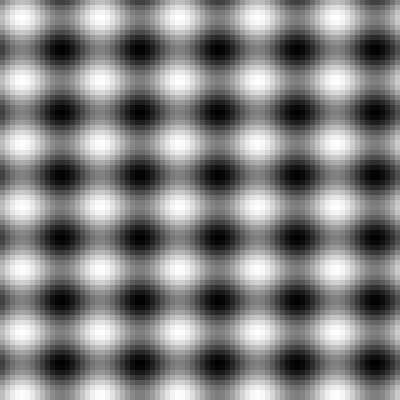
Frame 1 (no input)
Frame 60 (no input): identical to frame 1, image omitted
Frame 120 (the mouse pressed at the canvas centre since frame 60): identical to frame 1, image omitted

The p5.js sketch that drew this single still picture (run headless with seeded random() and noise() and a simulated clock; from frame 60 on, the mouse is pressed at the canvas centre):

// p5.js sketch
// ── sketch.js
// IMA NYU Shanghai
// the Nature of Code
// MOQN
// Mar 15 2017


function setup() {
  createCanvas(400, 400);
  background(0);
  noStroke();
}


function draw() {
  background(0);

  var resolution = 5;
  for (var y = 0; y < height; y += resolution) {
    for (var x = 0; x < width; x += resolution) {

      var freq1 = x * 0.08;
      var sinValue1 = sin(freq1);
      var w1 = map(sinValue1, -1, 1, 0, 255);

      var freq2 = y * 0.1;
      var sinValue2 = sin(freq2);
      var w2 = map(sinValue2, -1, 1, 0, 255);

      var white = (w1 + w2) / 2;
      fill(white);
      rect(x, y, resolution, resolution);
    }
  }
}
